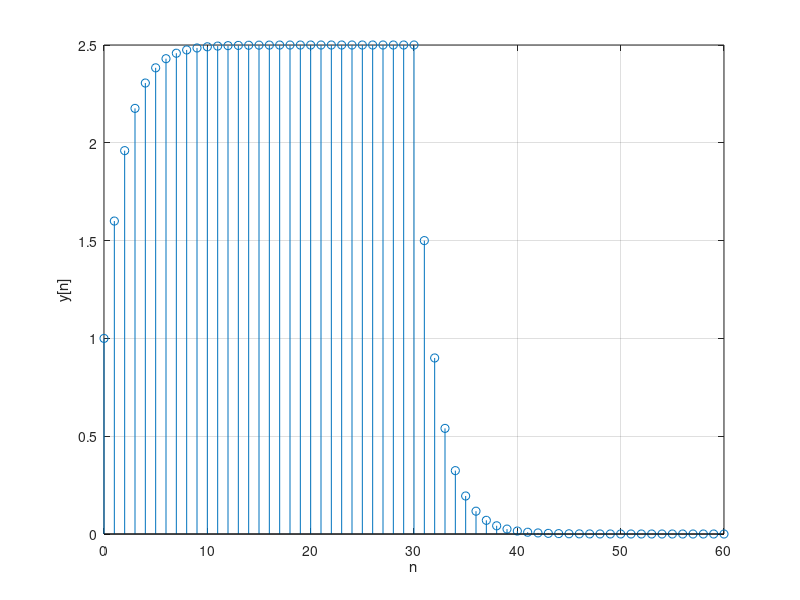

This chart was generated by the following MATLAB code:
n = 0:1:30;
u = ones(size(n));  % u[n]
h = (0.6).^n .* u;  % h[n]
y = conv(u, h); 

n_y = 0:length(y)-1;  % y[n]

stem(n_y, y);
xlabel('n');
ylabel('y[n]');
grid;
